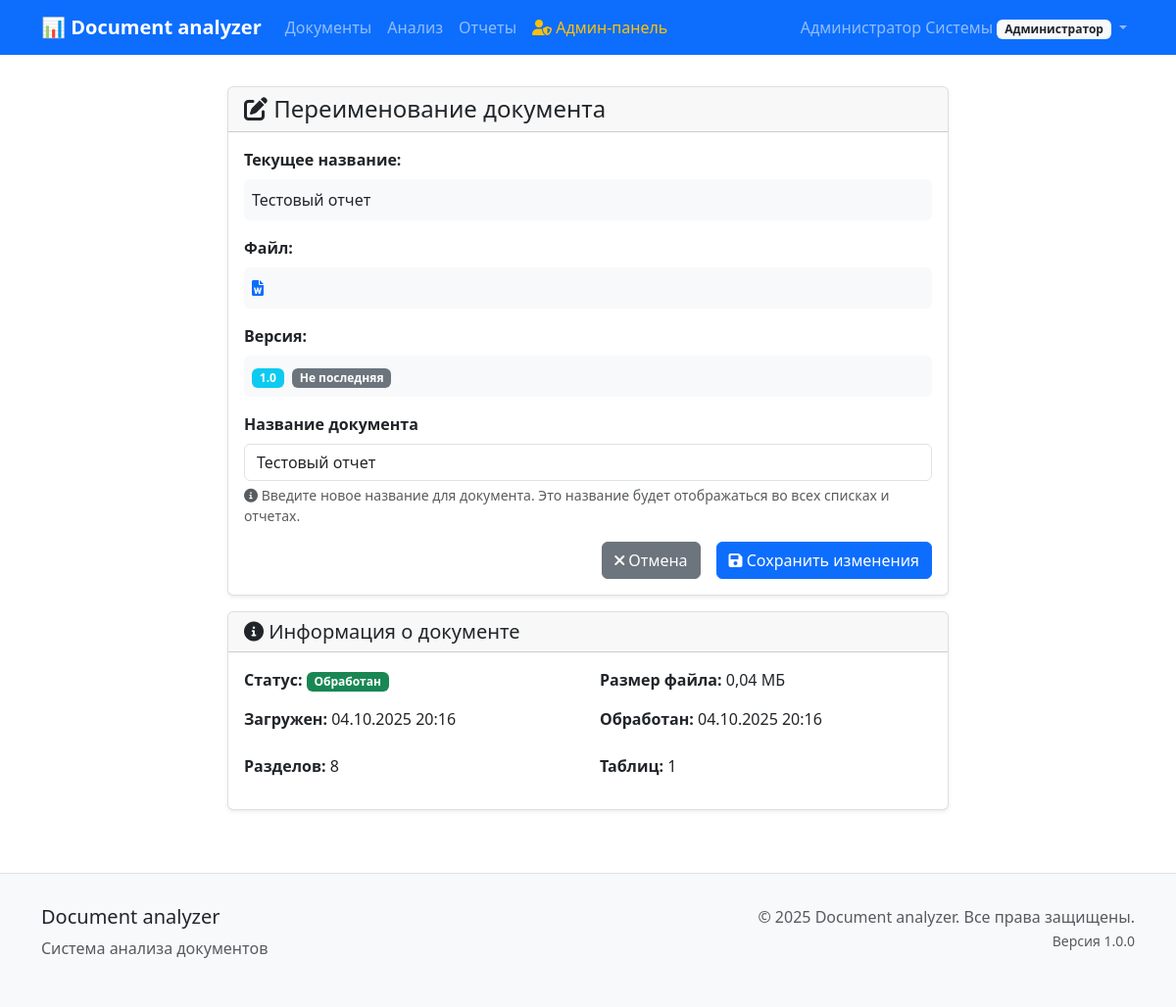
Page /documents/79/rename/ (signed in) on the committed database.
### users/models.py (models this page shows, shortened)
class User(AbstractUser):
    ROLE_CHOICES = [
        ('admin', 'Администратор'),
        ('manager', 'Руководитель'),
        ('viewer', 'Наблюдатель'),
    ]
    role = models.CharField(
        max_length=20,
        choices=ROLE_CHOICES,
        default='viewer',
        verbose_name='Роль'
    )
    department = models.CharField(
        max_length=100,
        blank=True,
        verbose_name='Отдел'
    )
    phone = models.CharField(
        max_length=20,
        blank=True,
        verbose_name='Телефон'
    )
    notification_settings = models.JSONField(
        default=dict,
        blank=True,
        verbose_name='Настройки уведомлений'
    )
    created_at = models.DateTimeField(
        auto_now_add=True,
        verbose_name='Дата создания'
    )
    updated_at = models.DateTimeField(
        auto_now=True,
        verbose_name='Дата обновления'
    )
    class Meta:
        verbose_name = 'Пользователь'
        verbose_name_plural = 'Пользователи'
        ordering = ['username']

### documents/models.py (models this page shows, shortened)
class Document(models.Model):
    STATUS_CHOICES = [
        ('uploaded', 'Загружен'),
        ('processing', 'Обрабатывается'),
        ('processed', 'Обработан'),
        ('error', 'Ошибка'),
    ]
    title = models.CharField(
        max_length=255,
        verbose_name='Название документа'
    )
    filename = models.CharField(
        max_length=255,
        verbose_name='Имя файла'
    )
    file = models.FileField(
        upload_to='documents/%Y/%m/%d/',
        validators=[FileExtensionValidator(allowed_extensions=['docx'])],
        verbose_name='Файл документа'
    )
    file_size = models.BigIntegerField(
        verbose_name='Размер файла (байт)'
    )
    checksum = models.CharField(
        max_length=64,
        verbose_name='Контрольная сумма'
    )
    version = models.CharField(
        max_length=50,
        default='1.0',
        verbose_name='Версия'
    )
    status = models.CharField(
        max_length=20,
        choices=STATUS_CHOICES,
        default='uploaded',
        verbose_name='Статус'
    )
    upload_date = models.DateTimeField(
        auto_now_add=True,
        verbose_name='Дата загрузки'
    )
    processed_date = models.DateTimeField(
        null=True,
        blank=True,
        verbose_name='Дата обработки'
    )
    user = models.ForeignKey(
        User,
        on_delete=models.CASCADE,
        related_name='documents',
        verbose_name='Пользователь'
    )
    parent_document = models.ForeignKey(
        'self',
        on_delete=models.CASCADE,
        null=True,
        blank=True,
        related_name='versions',
        verbose_name='Родительский документ'
    )
    is_latest_version = models.BooleanField(
        default=True,
        verbose_name='Последняя версия'
    )
    version_notes = models.TextField(
        blank=True,
        verbose_name='Заметки к версии'
    )
    content_text = models.TextField(
        blank=True,
        verbose_name='Текстовое содержимое'
    )
    content_structure = models.JSONField(
        default=dict,
        blank=True,
        verbose_name='Структура документа'
    )
    metadata = models.JSONField(
        default=dict,
        blank=True,
        verbose_name='Метаданные'
    )
    class Meta:
        verbose_name = 'Документ'
        verbose_name_plural = 'Документы'
        ordering = ['-upload_date']
    def get_file_size_mb(self):
        if self.file_size:
            return round(self.file_size / (1024 * 1024), 2)
        return 0
    def get_parsed_sections_count(self):
        return self.sections.count()
    def get_parsed_tables_count(self):
        return self.tables.count()
    def has_content(self):
        return bool(self.content_text and self.content_text.strip())

### documents/views.py (the view, shortened to what this page needs)
# urls.py: path('<int:pk>/rename/', views.DocumentRenameView.as_view(), name='rename'),
class DocumentRenameView(LoginRequiredMixin, View):
    def get(self, request, pk):
        document = get_object_or_404(Document, pk=pk, user=request.user)
        form = DocumentRenameForm(instance=document)
        return render(request, 'documents/document_rename.html', {
            'document': document,
            'form': form
        })

### documents/forms.py
class DocumentRenameForm(forms.ModelForm):
    class Meta:
        model = Document
        fields = ['title']
        widgets = {
            'title': forms.TextInput(attrs={
                'class': 'form-control',
                'placeholder': 'Введите новое название документа'
            })
        }
    def __init__(self, *args, **kwargs):
        super().__init__(*args, **kwargs)
        self.fields['title'].label = 'Название документа'
        self.fields['title'].required = True

### templates/documents/document_rename.html (shortened to what this page needs)
{% extends 'base/base.html' %}
{% block content %}
<div class="row justify-content-center">
    <div class="col-md-8">
        <div class="card">
            <div class="card-header">
                <h4 class="mb-0">
                    <i class="fas fa-edit"></i> Переименование документа
                </h4>
            </div>
            <div class="card-body">
                <div class="mb-3">
                    <label class="form-label"><strong>Текущее название:</strong></label>
                    <p class="form-control-plaintext bg-light p-2 rounded">{{ document.title }}</p>
                </div>
                <div class="mb-3">
                    <label class="form-label"><strong>Файл:</strong></label>
                    <p class="form-control-plaintext bg-light p-2 rounded">
                        <i class="fas fa-file-word text-primary"></i>
                    </p>
                </div>
                {% if document.version %}
                <div class="mb-3">
                    <label class="form-label"><strong>Версия:</strong></label>
                    <p class="form-control-plaintext bg-light p-2 rounded">
                        <span class="badge bg-info">{{ document.version }}</span>
                        {% if document.is_latest_version %}
                            <span class="badge bg-success ms-1">Последняя</span>
                        {% else %}
                            <span class="badge bg-secondary ms-1">Не последняя</span>
                        {% endif %}
                    </p>
                </div>
                {% endif %}
                <form method="post">
                    <div class="mb-3">
                        <label for="{{ form.title.id_for_label }}" class="form-label">
                            <strong>{{ form.title.label }}</strong>
                        </label>
                        {{ form.title }}
                        <div class="form-text">
                            <i class="fas fa-info-circle"></i>
                            Введите новое название для документа. Это название будет отображаться во всех списках и отчетах.
                        </div>
                    </div>
                    <div class="d-grid gap-2 d-md-flex justify-content-md-end">
                        <a href="{% url 'documents:detail' document.pk %}" class="btn btn-secondary me-md-2">
                            <i class="fas fa-times"></i> Отмена
                        </a>
                        <button type="submit" class="btn btn-primary">
                            <i class="fas fa-save"></i> Сохранить изменения
                        </button>
                    </div>
                </form>
            </div>
        </div>
        <div class="card mt-3">
            <div class="card-header">
                <h5 class="mb-0">
                    <i class="fas fa-info-circle"></i> Информация о документе
                </h5>
            </div>
            <div class="card-body">
                <div class="row">
                    <div class="col-md-6">
                        <p><strong>Статус:</strong>
                            <span class="badge bg-{% if document.status == 'processed' %}success{% elif document.status == 'processing' %}warning{% elif document.status == 'error' %}danger{% else %}secondary{% endif %}">
                                {{ document.get_status_display }}
                            </span>
                        </p>
                        <p><strong>Загружен:</strong> {{ document.upload_date|date:"d.m.Y H:i" }}</p>
                    </div>
                    <div class="col-md-6">
                        <p><strong>Размер файла:</strong> {{ document.get_file_size_mb }} МБ</p>
                        {% if document.processed_date %}
                            <p><strong>Обработан:</strong> {{ document.processed_date|date:"d.m.Y H:i" }}</p>
                        {% endif %}
                    </div>
                </div>
                {% if document.has_content %}
                <div class="row mt-2">
                    <div class="col-md-6">
                        <p><strong>Разделов:</strong> {{ document.get_parsed_sections_count }}</p>
                    </div>
                    <div class="col-md-6">
                        <p><strong>Таблиц:</strong> {{ document.get_parsed_tables_count }}</p>
                    </div>
                </div>
                {% endif %}
            </div>
        </div>
    </div>
</div>
{% endblock %}

### templates/base/base.html (shortened to what this page needs)
<!DOCTYPE html>
<html lang="ru">
<head>
    <link href="https://cdn.jsdelivr.net/npm/bootstrap@5.3.0/dist/css/bootstrap.min.css" rel="stylesheet">
    <link href="https://cdnjs.cloudflare.com/ajax/libs/font-awesome/6.0.0/css/all.min.css" rel="stylesheet">
</head>
<body>
    <nav class="navbar navbar-expand-lg navbar-dark bg-primary">
        <div class="container">
            <a class="navbar-brand" href="{% url 'documents:list' %}">
                📊 Document analyzer
            </a>
            <div class="collapse navbar-collapse" id="navbarNav">
                <ul class="navbar-nav me-auto">
                    <li class="nav-item">
                        <a class="nav-link" href="{% url 'documents:list' %}">Документы</a>
                    </li>
                    <li class="nav-item">
                        <a class="nav-link" href="{% url 'analysis:list' %}">Анализ</a>
                    </li>
                    <li class="nav-item">
                        <a class="nav-link" href="{% url 'reports:list' %}">Отчеты</a>
                    </li>
                    {% if user.is_authenticated and user.is_superuser or user.role == 'admin' %}
                        <li class="nav-item">
                            <a class="nav-link text-warning" href="{% url 'users:admin_list' %}">
                                <i class="fas fa-user-shield"></i> Админ-панель
                            </a>
                        </li>
                    {% endif %}
                </ul>
                <ul class="navbar-nav">
                    {% if user.is_authenticated %}
                        <li class="nav-item dropdown">
                            <a class="nav-link dropdown-toggle" href="#" role="button" data-bs-toggle="dropdown">
                                {{ user.get_full_name|default:user.username }}
                                <span class="badge bg-light text-dark">{{ user.get_role_display }}</span>
                            </a>
                        </li>
                    {% else %}
                        <li class="nav-item">
                            <a class="nav-link" href="{% url 'users:login' %}">Войти</a>
                        </li>
                    {% endif %}
                </ul>
            </div>
        </div>
    </nav>
    <div class="container main-content">
        {% block content %}{% endblock %}
    </div>
    <footer class="footer">
        <div class="container">
            <div class="row">
                <div class="col-md-6">
                    <h5>Document analyzer</h5>
                    <p class="text-muted">Система анализа документов</p>
                </div>
                <div class="col-md-6 text-md-end">
                    <p class="text-muted">
                        &copy; 2025 Document analyzer. Все права защищены.<br>
                        <small>Версия 1.0.0</small>
                    </p>
                </div>
            </div>
        </div>
    </footer>
</body>
</html>

### templates/base/base.html (style rules this page uses)
.navbar-brand { font-weight: bold; }
.main-content { margin-top: 2rem; }
.card { box-shadow: 0 0.125rem 0.25rem rgba(0, 0, 0, 0.075); border: 1px solid rgba(0, 0, 0, 0.125); }
.footer { margin-top: 4rem; padding: 2rem 0; background-color: #f8f9fa; border-top: 1px solid #dee2e6; }

### rows in the picture
User: get_full_name "Администратор Системы", role "Администратор"
Document: title "Тестовый отчет", version "1.0", status "Обработан", upload_date "04.10.2025 20:16", get_file_size_mb "0,04", processed_date "04.10.2025 20:16", get_parsed_sections_count "8", get_parsed_tables_count "1"
